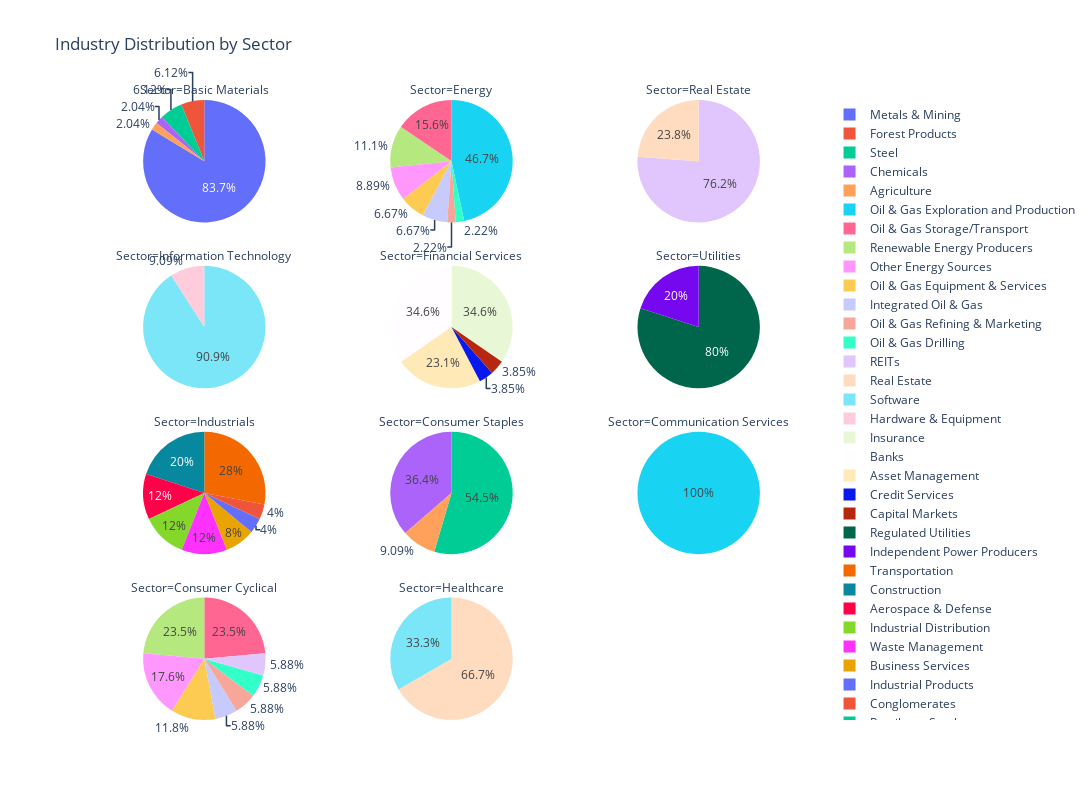

This figure's notebook cell:
### Code cell
# Reset index and rename the values column properly
df_dist = INDUSTRY_DISTRIBUTION.reset_index()
df_dist = df_dist.rename(columns={0: 'proportion'})

# Now plot pie charts faceted by Sector, showing Industry proportions
fig = px.pie(
    df_dist,
    values='proportion',
    names='Industry',
    title='Industry Distribution by Sector',
    facet_col='Sector',
    facet_col_wrap=3,
    height=800,
    width=1300
)
fig.show()

### Figure 1 — Plotly figure (JSON) as saved in the notebook; plotly's stock layout.template omitted (floating-point values rounded to 4 significant figures)
{"data": [{"domain": {"x": [0, 0.32], "y": [0.8025, 1]}, "hovertemplate": "Sector=Basic Materials<br>Industry=%{label}<br>proportion=%{value}<extra></extra>", "labels": ["Metals & Mining", "Forest Products", "Steel", "Chemicals", "Agriculture"], "legendgroup": "", "name": "", "showlegend": true, "type": "pie", "values": [0.1839, 0.01345, 0.01345, 0.004484, 0.004484]}, {"domain": {"x": [0.34, 0.66], "y": [0.8025, 1]}, "hovertemplate": "Sector=Energy<br>Industry=%{label}<br>proportion=%{value}<extra></extra>", "labels": ["Oil & Gas Exploration and Production", "Oil & Gas Storage/Transport", "Renewable Energy Producers", "Other Energy Sources", "Oil & Gas Equipment & Services", "Integrated Oil & Gas", "Oil & Gas Refining & Marketing", "Oil & Gas Drilling"], "legendgroup": "", "name": "", "showlegend": true, "type": "pie", "values": [0.09417, 0.03139, 0.02242, 0.01794, 0.01345, 0.01345, 0.004484, 0.004484]}, {"domain": {"x": [0.68, 1.0], "y": [0.8025, 1]}, "hovertemplate": "Sector=Real Estate<br>Industry=%{label}<br>proportion=%{value}<extra></extra>", "labels": ["REITs", "Real Estate"], "legendgroup": "", "name": "", "showlegend": true, "type": "pie", "values": [0.07175, 0.02242]}, {"domain": {"x": [0, 0.32], "y": [0.535, 0.7325]}, "hovertemplate": "Sector=Information Technology<br>Industry=%{label}<br>proportion=%{value}<extra></extra>", "labels": ["Software", "Hardware & Equipment"], "legendgroup": "", "name": "", "showlegend": true, "type": "pie", "values": [0.04484, 0.004484]}, {"domain": {"x": [0.34, 0.66], "y": [0.535, 0.7325]}, "hovertemplate": "Sector=Financial Services<br>Industry=%{label}<br>proportion=%{value}<extra></extra>", "labels": ["Insurance", "Banks", "Asset Management", "Credit Services", "Capital Markets"], "legendgroup": "", "name": "", "showlegend": true, "type": "pie", "values": [0.04036, 0.04036, 0.02691, 0.004484, 0.004484]}, {"domain": {"x": [0.68, 1.0], "y": [0.535, 0.7325]}, "hovertemplate": "Sector=Utilities<br>Industry=%{label}<br>proportion=%{value}<extra></extra>", "labels": ["Regulated Utilities", "Independent Power Producers"], "legendgroup": "", "name": "", "showlegend": true, "type": "pie", "values": [0.03587, 0.008969]}, {"domain": {"x": [0, 0.32], "y": [0.2675, 0.465]}, "hovertemplate": "Sector=Industrials<br>Industry=%{label}<br>proportion=%{value}<extra></extra>", "labels": ["Transportation", "Construction", "Aerospace & Defense", "Industrial Distribution", "Waste Management", "Business Services", "Industrial Products", "Conglomerates"], "legendgroup": "", "name": "", "showlegend": true, "type": "pie", "values": [0.03139, 0.02242, 0.01345, 0.01345, 0.01345, 0.008969, 0.004484, 0.004484]}, {"domain": {"x": [0.34, 0.66], "y": [0.2675, 0.465]}, "hovertemplate": "Sector=Consumer Staples<br>Industry=%{label}<br>proportion=%{value}<extra></extra>", "labels": ["Retailers - Staples", "Consumer Packaged Goods", "Non-Alcoholic Beverages"], "legendgroup": "", "name": "", "showlegend": true, "type": "pie", "values": [0.02691, 0.01794, 0.004484]}, {"domain": {"x": [0.68, 1.0], "y": [0.2675, 0.465]}, "hovertemplate": "Sector=Communication Services<br>Industry=%{label}<br>proportion=%{value}<extra></extra>", "labels": ["Telecommunication Services"], "legendgroup": "", "name": "", "showlegend": true, "type": "pie", "values": [0.02242]}, {"domain": {"x": [0, 0.32], "y": [0, 0.1975]}, "hovertemplate": "Sector=Consumer Cyclical<br>Industry=%{label}<br>proportion=%{value}<extra></extra>", "labels": ["Vehicles & Parts", "Retail - Discretionary", "Packaging & Containers", "Restaurants", "Home and Homeware", "Apparel & Accessories", "Personal Services", "Travel & Leisure"], "legendgroup": "", "name": "", "showlegend": true, "type": "pie", "values": [0.01794, 0.01794, 0.01345, 0.008969, 0.004484, 0.004484, 0.004484, 0.004484]}, {"domain": {"x": [0.34, 0.66], "y": [0, 0.1975]}, "hovertemplate": "Sector=Healthcare<br>Industry=%{label}<br>proportion=%{value}<extra></extra>", "labels": ["Drug Manufacturers", "Healthcare Providers & Services"], "legendgroup": "", "name": "", "showlegend": true, "type": "pie", "values": [0.008969, 0.004484]}], "layout": {"annotations": [{"font": {}, "showarrow": false, "text": "Sector=Consumer Cyclical", "x": 0.16, "xanchor": "center", "xref": "paper", "y": 0.1975, "yanchor": "bottom", "yref": "paper"}, {"font": {}, "showarrow": false, "text": "Sector=Healthcare", "x": 0.5, "xanchor": "center", "xref": "paper", "y": 0.1975, "yanchor": "bottom", "yref": "paper"}, {"font": {}, "showarrow": false, "text": "Sector=Industrials", "x": 0.16, "xanchor": "center", "xref": "paper", "y": 0.465, "yanchor": "bottom", "yref": "paper"}, {"font": {}, "showarrow": false, "text": "Sector=Consumer Staples", "x": 0.5, "xanchor": "center", "xref": "paper", "y": 0.465, "yanchor": "bottom", "yref": "paper"}, {"font": {}, "showarrow": false, "text": "Sector=Communication Services", "x": 0.84, "xanchor": "center", "xref": "paper", "y": 0.465, "yanchor": "bottom", "yref": "paper"}, {"font": {}, "showarrow": false, "text": "Sector=Information Technology", "x": 0.16, "xanchor": "center", "xref": "paper", "y": 0.7325, "yanchor": "bottom", "yref": "paper"}, {"font": {}, "showarrow": false, "text": "Sector=Financial Services", "x": 0.5, "xanchor": "center", "xref": "paper", "y": 0.7325, "yanchor": "bottom", "yref": "paper"}, {"font": {}, "showarrow": false, "text": "Sector=Utilities", "x": 0.84, "xanchor": "center", "xref": "paper", "y": 0.7325, "yanchor": "bottom", "yref": "paper"}, {"font": {}, "showarrow": false, "text": "Sector=Basic Materials", "x": 0.16, "xanchor": "center", "xref": "paper", "y": 1, "yanchor": "bottom", "yref": "paper"}, {"font": {}, "showarrow": false, "text": "Sector=Energy", "x": 0.5, "xanchor": "center", "xref": "paper", "y": 1, "yanchor": "bottom", "yref": "paper"}, {"font": {}, "showarrow": false, "text": "Sector=Real Estate", "x": 0.84, "xanchor": "center", "xref": "paper", "y": 1, "yanchor": "bottom", "yref": "paper"}], "height": 800, "legend": {"tracegroupgap": 0}, "title": {"text": "Industry Distribution by Sector"}, "width": 1300}}
